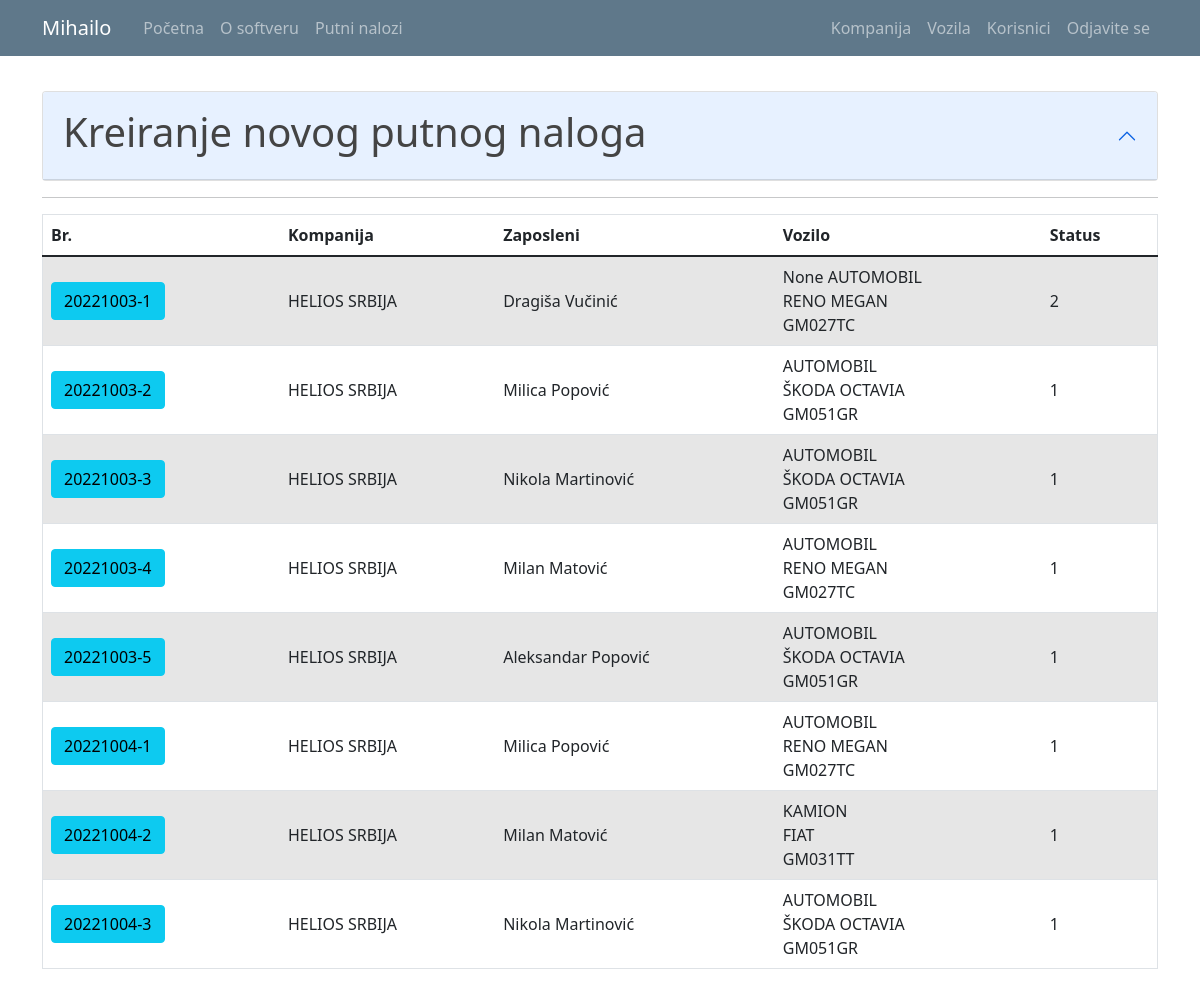
Before: /travel_warrant_list (signed in) with the older database file.
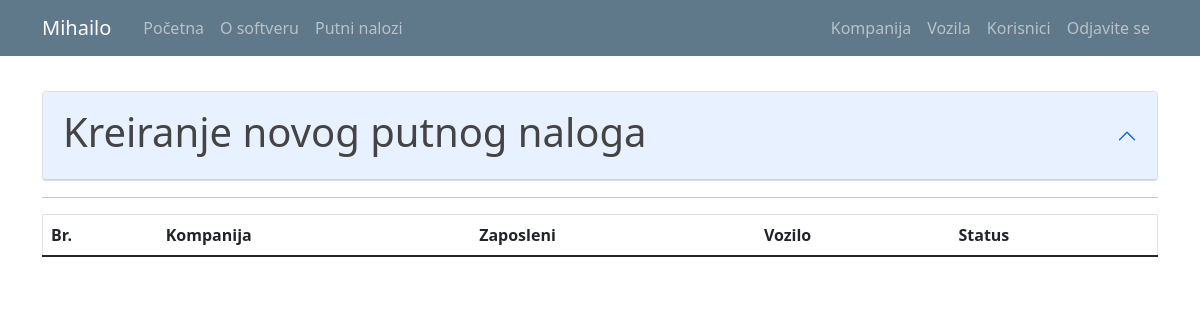
After: the same page with the newer database file.
### putninalozi/models.py (models this page shows, shortened)
class User(db.Model, UserMixin):
    id = db.Column(db.Integer, primary_key=True)
    email = db.Column(db.String(120), unique=True, nullable=False)
    password = db.Column(db.String(60), nullable = False)
    name = db.Column(db.String(20), unique=False, nullable=False)
    surname = db.Column(db.String(20), unique=False, nullable=False)
    gender = db.Column(db.String(1)) #(0, "srednji"), (1, "muški"), (2, "ženski")
    workplace = db.Column(db.String(20), unique=False, nullable=False)
    authorization = db.Column(db.String(10), nullable = False) # ovde treba da budu tipovi korisnika: S_admin, C_admin, C_user
    company_id = db.Column(db.Integer, db.ForeignKey('company.id'), nullable=True)
    default_vehicle = db.Column(db.Integer) #kod radnika koji imaju svoj auto, da bude podrazumevana vrednost id tog vozila
    travelwarrants = db.relationship('TravelWarrant', backref='travelwarrant_user', lazy=True)

class TravelWarrant(db.Model):
    travel_warrant_id = db.Column(db.Integer, primary_key=True)
    travel_warrant_number = db.Column(db.String(50), nullable=False)
    user_id = db.Column(db.Integer, db.ForeignKey('user.id'), nullable=False)
    with_task = db.Column(db.String(50), nullable=False)
    company_id = db.Column(db.Integer, db.ForeignKey('company.id'), nullable=False)
    abroad_contry = db.Column(db.String(50), nullable=True)
    relation = db.Column(db.String(150), nullable=False)
    start_datetime = db.Column(db.DateTime, nullable=True)
    end_datetime = db.Column(db.DateTime, nullable=True)
    vehicle_id = db.Column(db.Integer, db.ForeignKey('vehicle.id'), nullable=True)
    together_with = db.Column(db.String(50), nullable=True)
    personal_type = db.Column(db.String(50), nullable=True)
    personal_brand = db.Column(db.String(50), nullable=True)
    personal_registration = db.Column(db.String(12), nullable=True)
    other = db.Column(db.String(50), nullable=True) #avion, bus, taksi...
    advance_payment = db.Column(db.Integer, nullable=False)
    advance_payment_currency = db.Column(db.String(5), nullable=False)
    daily_wage = db.Column(db.Integer, nullable=False)
    daily_wage_currency = db.Column(db.String(5), nullable=False)
    costs_pays = db.Column(db.String(50), nullable=False)
    km_start = db.Column(db.Integer, nullable=True)
    km_end = db.Column(db.Integer, nullable=True)
    status = db.Column(db.String(15), nullable=False)
    file_name = db.Column(db.String(100), nullable=True) #za PDF fajl
    expenses = db.Column(db.Float, nullable=True) # ili možda napraviti posebnu tabelu za troškove??? i povezati sumu za ovu prmenjivu???

class Company(db.Model):
    id = db.Column(db.Integer, primary_key=True)
    companyname = db.Column(db.String(20), unique=True, nullable=False)
    company_address = db.Column(db.String(20), unique=False, nullable=False)
    company_address_number = db.Column(db.Integer, nullable=False)
    company_zip_code = db.Column(db.Integer, nullable=False)
    company_city = db.Column(db.String(20), unique=False, nullable=False)
    company_state = db.Column(db.String(20), unique=False, nullable=False)
    company_pib = db.Column(db.Integer, nullable=False)
    company_mb = db.Column(db.Integer, nullable=False)
    company_site = db.Column(db.String(20), unique=True, nullable=False) #vidi imali neki model tipa db.Link()
    company_mail = db.Column(db.String(120), unique=True, nullable=False)
    company_phone = db.Column(db.Integer, nullable=False)
    company_logo = db.Column(db.String(60), nullable=False)
    cashier_email = db.Column(db.String(120), unique=True, nullable=False) #mejl blagajnika koji će se koristiti kada se zatvrori nalog da pošalje pdf sa preračunatim računima i potrebnoj uplati
    CEO = db.Column(db.String(120), nullable=False) #ime i prezime direkora (osobe) koji odobrava putovanje, akontaciju ...
    users = db.relationship('User', backref='user_company', lazy=True)
    vehicles = db.relationship('Vehicle', backref='vehicle_company', lazy=True)
    travelwarrants = db.relationship('TravelWarrant', backref='travelwarrant_company', lazy=True)

class Vehicle(db.Model):
    id = db.Column(db.Integer, primary_key=True)
    vehicle_type = db.Column(db.String(10), nullable = False)
    vehicle_brand = db.Column(db.String(10), nullable = False)
    vehicle_registration = db.Column(db.String(12), nullable = False)
    company_id = db.Column(db.Integer, db.ForeignKey('company.id'), nullable=False)
    travelwarrants = db.relationship('TravelWarrant', backref='travelwarrant_vehicle', lazy=True)

### putninalozi/travel_warrants/routes.py (the view)
@travel_warrants.route("/travel_warrant_list", methods=['GET', 'POST'])
def travel_warrant_list():
    if not current_user.is_authenticated:
        flash('Da bi ste pristupili ovoj stranici treba da budete ulogovani.', 'danger')
        return redirect(url_for('users.login'))
    warrants = TravelWarrant.query.all()
    form = PreCreateTravelWarrantForm()
    form.user_id.choices = [(0, '----------')] + [(u.id, u.name+ " " + u.surname) for u in db.session.query(User.id,User.name,User.surname).filter_by(company_id=current_user.user_company.id).order_by('name').all()]
    if form.validate_on_submit():
        korisnik_id = form.user_id.data
        datum = form.start_datetime.data
        return redirect(url_for('travel_warrants.register_tw',korisnik_id=korisnik_id, datum=datum))
    return render_template('travel_warrant_list.html', title='Travel Warrants', warrants=warrants, form=form)

### putninalozi/models.py (called while the page is built)
@login_manager.user_loader
def load_user(user_id):
    return User.query.get(int(user_id))

### putninalozi/templates/travel_warrant_list.html (shortened to what this page needs)
{% extends "layout.html" %}
{% block content %}
{% if current_user.authorization != 'c_user' %}
<form method="POST" action="">
  <div id="accordionZero">
    <br>
    <div class="accordion" id="accordionZero">
      <div class="accordion-item">
        <div class="accordion-header" id="headingZero">
          <button type="button" class="accordion-button" data-toggle="collapse" data-target="#collapseZero" aria-expanded="false" aria-controls="collapseZero">
            <h1>Kreiranje novog putnog naloga</h1>
          </button>
        </div>
      </div>
    </div>
  </div>
{% endif %}
<hr>
<table id="data" border="1" class="table table-striped">
  {% if current_user.authorization == 's_admin' %}
    <thead>
      <tr id="header">
        <th>Br.</th>
        <th>Kompanija</th>
        <th>Zaposleni</th>
        <th>Vozilo</th>
        <th>Status</th>
      </tr>
    </thead>
    <tbody>
      {% for warrant in warrants %}
        <tr>
          <td class="align-middle"> <a class="mr-2 btn btn-info" href="{{ url_for('travel_warrants.travel_warrant_profile', warrant_id=warrant.travel_warrant_id) }}" role="button" title="Uredi Putni Nalog"> {{ warrant.travel_warrant_number }} </a> </td>
          <td class="align-middle"> {{ warrant.travelwarrant_company.companyname }} </td>
          <td class="align-middle"> {{ warrant.travelwarrant_user.name }} {{ warrant.travelwarrant_user.surname }} </td>
          <td class="align-middle"> {{ warrant.together_with }} {{ warrant.other }} {{ warrant.personal_type }} {{ warrant.travelwarrant_vehicle.vehicle_type }} <br> {{warrant.travelwarrant_vehicle.vehicle_brand}} <br> {{warrant.travelwarrant_vehicle.vehicle_registration}} </td>
          <td class="align-middle"> {{ warrant.status }} </td>
        </tr>
      {% endfor %}
    </tbody>
  {% endif %}
</table>
</form>
{% endblock content%}

### putninalozi/templates/layout.html (shortened to what this page needs)
<!doctype html>
<html lang="en">
  <head>
    <link rel="stylesheet" href="https://cdn.jsdelivr.net/npm/bootstrap@4.3.1/dist/css/bootstrap.min.css">
    <link rel="stylesheet" type="text/css" href="{{ url_for('static', filename='main.css') }}">
    <link href="https://cdn.jsdelivr.net/npm/bootstrap@5.0.1/dist/css/bootstrap.min.css" rel="stylesheet">
    <link rel="stylesheet" type="text/css" href="https://cdn.datatables.net/1.10.25/css/dataTables.bootstrap5.css">
  </head>
  <body>
    <header class="site-header">
      <nav class="navbar navbar-expand-md navbar-dark bg-steel fixed-top">
        <div class="container">
          <a class="navbar-brand mr-4" href="/">{{ current_user.name }}</a>
          <div class="collapse navbar-collapse" id="navbarToggle">
            <div class="navbar-nav mr-auto">
              {% if current_user.is_authenticated %}
                <a class="nav-item nav-link" href="{{ url_for('main.home') }}">Početna</a>
                <a class="nav-item nav-link" href="{{ url_for('main.about') }}">O softveru</a>
                <a class="nav-item nav-link" href="{{ url_for('travel_warrants.travel_warrant_list') }}">Putni nalozi</a>
              {% else %}
                <a class="nav-item nav-link" href="{{ url_for('main.home') }}">Početna</a>
                <a class="nav-item nav-link" href="{{ url_for('main.about') }}">O softveru</a>
              {% endif %}
            </div>
            <div class="navbar-nav">
              {% if current_user.is_authenticated %}
                {% if current_user.authorization == 's_admin' %}
                  <a class="nav-item nav-link" href="{{ url_for('companys.company_list') }}">Kompanija</a>
                  <a class="nav-item nav-link" href="{{ url_for('vehicles.vehicle_list') }}">Vozila</a>
                  <a class="nav-item nav-link" href="{{ url_for('users.user_list') }}">Korisnici</a>
                  <a class="nav-item nav-link" href="{{ url_for('users.logout') }}">Odjavite se</a>
                {% else %}
                  <a class="nav-item nav-link" href="{{ url_for('users.logout') }}">Odjavite se</a>
                {% endif %}
              {% else %}
                <a class="nav-item nav-link" href="{{ url_for('users.login') }}">Prijavljivanje</a>
              {% endif %}
            </div>
          </div>
        </div>
      </nav>
    </header>
    <main role="main" class="container">
      <div class="row">
        <div class="col-md-12">
          {% block content %}{% endblock %}
        </div>
      </div>
    </main>
  </body>
</html>

### putninalozi/static/main.css (style rules this page uses)
body { background: #fafafa; color: #333333; margin-top: 5rem; }
h1, h2, h3, h4, h5, h6 { color: #444444; }
.bg-steel { background-color: #5f788a; }
.site-header .navbar-nav .nav-link { color: #cbd5db; }

Changed rows visible on the page:
removed TravelWarrant: travel_warrant_number "20221003-1", travelwarrant_company.companyname "HELIOS SRBIJA", travelwarrant_user.name "Dragiša", travelwarrant_user.surname "Vučinić", together_with "None", travelwarrant_vehicle.vehicle_type "AUTOMOBIL", travelwarrant_vehicle.vehicle_brand "RENO MEGAN", travelwarrant_vehicle.vehicle_registration "GM027TC", status "2"
removed TravelWarrant: travel_warrant_number "20221003-2", travelwarrant_company.companyname "HELIOS SRBIJA", travelwarrant_user.name "Milica", travelwarrant_user.surname "Popović", travelwarrant_vehicle.vehicle_type "AUTOMOBIL", travelwarrant_vehicle.vehicle_brand "ŠKODA OCTAVIA", travelwarrant_vehicle.vehicle_registration "GM051GR", status "1"
removed TravelWarrant: travel_warrant_number "20221003-3", travelwarrant_company.companyname "HELIOS SRBIJA", travelwarrant_user.name "Nikola", travelwarrant_user.surname "Martinović", travelwarrant_vehicle.vehicle_type "AUTOMOBIL", travelwarrant_vehicle.vehicle_brand "ŠKODA OCTAVIA", travelwarrant_vehicle.vehicle_registration "GM051GR", status "1"
removed TravelWarrant: travel_warrant_number "20221003-4", travelwarrant_company.companyname "HELIOS SRBIJA", travelwarrant_user.name "Milan", travelwarrant_user.surname "Matović", travelwarrant_vehicle.vehicle_type "AUTOMOBIL", travelwarrant_vehicle.vehicle_brand "RENO MEGAN", travelwarrant_vehicle.vehicle_registration "GM027TC", status "1"
removed TravelWarrant: travel_warrant_number "20221003-5", travelwarrant_company.companyname "HELIOS SRBIJA", travelwarrant_user.name "Aleksandar", travelwarrant_user.surname "Popović", travelwarrant_vehicle.vehicle_type "AUTOMOBIL", travelwarrant_vehicle.vehicle_brand "ŠKODA OCTAVIA", travelwarrant_vehicle.vehicle_registration "GM051GR", status "1"
removed TravelWarrant: travel_warrant_number "20221004-1", travelwarrant_company.companyname "HELIOS SRBIJA", travelwarrant_user.name "Milica", travelwarrant_user.surname "Popović", travelwarrant_vehicle.vehicle_type "AUTOMOBIL", travelwarrant_vehicle.vehicle_brand "RENO MEGAN", travelwarrant_vehicle.vehicle_registration "GM027TC", status "1"
removed TravelWarrant: travel_warrant_number "20221004-2", travelwarrant_company.companyname "HELIOS SRBIJA", travelwarrant_user.name "Milan", travelwarrant_user.surname "Matović", travelwarrant_vehicle.vehicle_type "KAMION", travelwarrant_vehicle.vehicle_brand "FIAT", travelwarrant_vehicle.vehicle_registration "GM031TT", status "1"
removed TravelWarrant: travel_warrant_number "20221004-3", travelwarrant_company.companyname "HELIOS SRBIJA", travelwarrant_user.name "Nikola", travelwarrant_user.surname "Martinović", travelwarrant_vehicle.vehicle_type "AUTOMOBIL", travelwarrant_vehicle.vehicle_brand "ŠKODA OCTAVIA", travelwarrant_vehicle.vehicle_registration "GM051GR", status "1"
